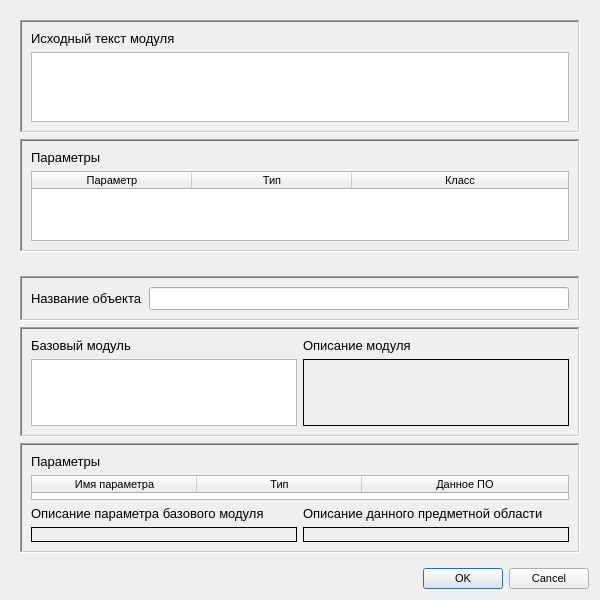
<?xml version="1.0" encoding="UTF-8"?>
<ui version="4.0">
 <class>QActorEditor</class>
 <widget class="QDialog" name="QActorEditor">
  <property name="windowModality">
   <enum>Qt::ApplicationModal</enum>
  </property>
  <property name="geometry">
   <rect>
    <x>0</x>
    <y>0</y>
    <width>600</width>
    <height>600</height>
   </rect>
  </property>
  <property name="sizePolicy">
   <sizepolicy hsizetype="Fixed" vsizetype="Fixed">
    <horstretch>0</horstretch>
    <verstretch>0</verstretch>
   </sizepolicy>
  </property>
  <property name="minimumSize">
   <size>
    <width>400</width>
    <height>400</height>
   </size>
  </property>
  <property name="maximumSize">
   <size>
    <width>800</width>
    <height>800</height>
   </size>
  </property>
  <property name="font">
   <font>
    <pointsize>8</pointsize>
   </font>
  </property>
  <property name="windowTitle">
   <string>Редактор объекта</string>
  </property>
  <property name="windowIcon">
   <iconset resource="../../resources.qrc">
    <normaloff>:/images/G.png</normaloff>:/images/G.png</iconset>
  </property>
  <property name="sizeGripEnabled">
   <bool>false</bool>
  </property>
  <property name="modal">
   <bool>true</bool>
  </property>
  <layout class="QVBoxLayout" name="verticalLayout_5">
   <item>
    <widget class="QWidget" name="inlineWidget" native="true">
     <layout class="QGridLayout" name="gridLayout_2" rowstretch="60,30">
      <item row="0" column="0">
       <widget class="QFrame" name="frame_4">
        <property name="frameShape">
         <enum>QFrame::WinPanel</enum>
        </property>
        <property name="frameShadow">
         <enum>QFrame::Sunken</enum>
        </property>
        <property name="lineWidth">
         <number>3</number>
        </property>
        <property name="midLineWidth">
         <number>1</number>
        </property>
        <layout class="QVBoxLayout" name="verticalLayout_10">
         <item>
          <widget class="QLabel" name="inlineModuleTxtLbl">
           <property name="font">
            <font>
             <pointsize>10</pointsize>
            </font>
           </property>
           <property name="text">
            <string>Исходный текст модуля</string>
           </property>
          </widget>
         </item>
         <item>
          <widget class="QCodeEditor" name="inlineModuleTxtEdt">
           <property name="maximumBlockCount">
            <number>0</number>
           </property>
          </widget>
         </item>
        </layout>
       </widget>
      </item>
      <item row="1" column="0">
       <widget class="QFrame" name="frame_5">
        <property name="frameShape">
         <enum>QFrame::WinPanel</enum>
        </property>
        <property name="frameShadow">
         <enum>QFrame::Sunken</enum>
        </property>
        <property name="lineWidth">
         <number>3</number>
        </property>
        <property name="midLineWidth">
         <number>1</number>
        </property>
        <layout class="QVBoxLayout" name="verticalLayout_9">
         <item>
          <layout class="QVBoxLayout" name="verticalLayout_4">
           <item>
            <widget class="QLabel" name="paramsInlineLbl">
             <property name="font">
              <font>
               <pointsize>10</pointsize>
              </font>
             </property>
             <property name="text">
              <string>Параметры</string>
             </property>
            </widget>
           </item>
           <item>
            <widget class="QTableWidget" name="paramsInlineTable">
             <property name="font">
              <font>
               <family>MS Sans Serif</family>
              </font>
             </property>
             <property name="editTriggers">
              <set>QAbstractItemView::NoEditTriggers</set>
             </property>
             <property name="showDropIndicator" stdset="0">
              <bool>false</bool>
             </property>
             <property name="dragDropOverwriteMode">
              <bool>false</bool>
             </property>
             <property name="selectionMode">
              <enum>QAbstractItemView::SingleSelection</enum>
             </property>
             <property name="selectionBehavior">
              <enum>QAbstractItemView::SelectRows</enum>
             </property>
             <property name="cornerButtonEnabled">
              <bool>false</bool>
             </property>
             <attribute name="horizontalHeaderCascadingSectionResizes">
              <bool>true</bool>
             </attribute>
             <attribute name="horizontalHeaderDefaultSectionSize">
              <number>160</number>
             </attribute>
             <attribute name="horizontalHeaderMinimumSectionSize">
              <number>160</number>
             </attribute>
             <attribute name="horizontalHeaderStretchLastSection">
              <bool>true</bool>
             </attribute>
             <attribute name="verticalHeaderDefaultSectionSize">
              <number>22</number>
             </attribute>
             <column>
              <property name="text">
               <string>Параметр</string>
              </property>
             </column>
             <column>
              <property name="text">
               <string>Тип</string>
              </property>
             </column>
             <column>
              <property name="text">
               <string>Класс</string>
              </property>
             </column>
            </widget>
           </item>
          </layout>
         </item>
        </layout>
       </widget>
      </item>
     </layout>
    </widget>
   </item>
   <item>
    <widget class="QWidget" name="normalWidget" native="true">
     <layout class="QVBoxLayout" name="verticalLayout_6">
      <item>
       <widget class="QFrame" name="frame_1">
        <property name="sizePolicy">
         <sizepolicy hsizetype="Preferred" vsizetype="Fixed">
          <horstretch>0</horstretch>
          <verstretch>0</verstretch>
         </sizepolicy>
        </property>
        <property name="frameShape">
         <enum>QFrame::WinPanel</enum>
        </property>
        <property name="frameShadow">
         <enum>QFrame::Sunken</enum>
        </property>
        <property name="lineWidth">
         <number>3</number>
        </property>
        <property name="midLineWidth">
         <number>1</number>
        </property>
        <layout class="QHBoxLayout" name="horizontalLayout_5">
         <item>
          <widget class="QLabel" name="actorNameLbl">
           <property name="font">
            <font>
             <pointsize>10</pointsize>
            </font>
           </property>
           <property name="frameShape">
            <enum>QFrame::NoFrame</enum>
           </property>
           <property name="text">
            <string>Название объекта</string>
           </property>
          </widget>
         </item>
         <item>
          <widget class="QLineEdit" name="actorNameEdt">
           <property name="font">
            <font>
             <pointsize>10</pointsize>
            </font>
           </property>
           <property name="maxLength">
            <number>254</number>
           </property>
          </widget>
         </item>
        </layout>
       </widget>
      </item>
      <item>
       <widget class="QFrame" name="frame_3">
        <property name="sizePolicy">
         <sizepolicy hsizetype="Preferred" vsizetype="MinimumExpanding">
          <horstretch>0</horstretch>
          <verstretch>0</verstretch>
         </sizepolicy>
        </property>
        <property name="frameShape">
         <enum>QFrame::WinPanel</enum>
        </property>
        <property name="frameShadow">
         <enum>QFrame::Sunken</enum>
        </property>
        <property name="lineWidth">
         <number>3</number>
        </property>
        <property name="midLineWidth">
         <number>1</number>
        </property>
        <layout class="QHBoxLayout" name="horizontalLayout_6">
         <item>
          <layout class="QVBoxLayout" name="verticalLayout">
           <item>
            <layout class="QHBoxLayout" name="horizontalLayout_2">
             <item>
              <widget class="QLabel" name="baseModuleLbl">
               <property name="font">
                <font>
                 <pointsize>10</pointsize>
                </font>
               </property>
               <property name="text">
                <string>Базовый модуль</string>
               </property>
              </widget>
             </item>
             <item>
              <widget class="QLabel" name="descriptionLbl">
               <property name="font">
                <font>
                 <pointsize>10</pointsize>
                </font>
               </property>
               <property name="text">
                <string>Описание модуля</string>
               </property>
              </widget>
             </item>
            </layout>
           </item>
           <item>
            <layout class="QHBoxLayout" name="horizontalLayout">
             <item>
              <widget class="QListWidget" name="baseModuleList"/>
             </item>
             <item>
              <widget class="QLabel" name="descriptionLbl_2">
               <property name="sizePolicy">
                <sizepolicy hsizetype="MinimumExpanding" vsizetype="MinimumExpanding">
                 <horstretch>0</horstretch>
                 <verstretch>0</verstretch>
                </sizepolicy>
               </property>
               <property name="minimumSize">
                <size>
                 <width>53</width>
                 <height>0</height>
                </size>
               </property>
               <property name="frameShape">
                <enum>QFrame::Box</enum>
               </property>
               <property name="text">
                <string/>
               </property>
               <property name="textFormat">
                <enum>Qt::PlainText</enum>
               </property>
               <property name="alignment">
                <set>Qt::AlignLeading|Qt::AlignLeft|Qt::AlignTop</set>
               </property>
               <property name="wordWrap">
                <bool>true</bool>
               </property>
               <property name="textInteractionFlags">
                <set>Qt::LinksAccessibleByMouse|Qt::TextSelectableByMouse</set>
               </property>
              </widget>
             </item>
            </layout>
           </item>
          </layout>
         </item>
        </layout>
       </widget>
      </item>
      <item>
       <widget class="QFrame" name="frame_2">
        <property name="sizePolicy">
         <sizepolicy hsizetype="Expanding" vsizetype="MinimumExpanding">
          <horstretch>0</horstretch>
          <verstretch>0</verstretch>
         </sizepolicy>
        </property>
        <property name="frameShape">
         <enum>QFrame::WinPanel</enum>
        </property>
        <property name="frameShadow">
         <enum>QFrame::Sunken</enum>
        </property>
        <property name="lineWidth">
         <number>3</number>
        </property>
        <property name="midLineWidth">
         <number>1</number>
        </property>
        <layout class="QGridLayout" name="gridLayout" rowstretch="50,50">
         <item row="0" column="0">
          <layout class="QVBoxLayout" name="verticalLayout_3">
           <item>
            <widget class="QLabel" name="paramsNormalLbl">
             <property name="font">
              <font>
               <pointsize>10</pointsize>
              </font>
             </property>
             <property name="text">
              <string>Параметры</string>
             </property>
            </widget>
           </item>
           <item>
            <widget class="QTableWidget" name="paramsNormalTable">
             <property name="focusPolicy">
              <enum>Qt::StrongFocus</enum>
             </property>
             <property name="editTriggers">
              <set>QAbstractItemView::DoubleClicked</set>
             </property>
             <property name="showDropIndicator" stdset="0">
              <bool>false</bool>
             </property>
             <property name="dragDropOverwriteMode">
              <bool>false</bool>
             </property>
             <property name="selectionMode">
              <enum>QAbstractItemView::SingleSelection</enum>
             </property>
             <property name="selectionBehavior">
              <enum>QAbstractItemView::SelectRows</enum>
             </property>
             <property name="cornerButtonEnabled">
              <bool>false</bool>
             </property>
             <attribute name="horizontalHeaderCascadingSectionResizes">
              <bool>true</bool>
             </attribute>
             <attribute name="horizontalHeaderDefaultSectionSize">
              <number>165</number>
             </attribute>
             <attribute name="horizontalHeaderMinimumSectionSize">
              <number>160</number>
             </attribute>
             <attribute name="horizontalHeaderStretchLastSection">
              <bool>true</bool>
             </attribute>
             <attribute name="verticalHeaderDefaultSectionSize">
              <number>22</number>
             </attribute>
             <column>
              <property name="text">
               <string>Имя параметра</string>
              </property>
             </column>
             <column>
              <property name="text">
               <string>Тип</string>
              </property>
             </column>
             <column>
              <property name="text">
               <string>Данное ПО</string>
              </property>
             </column>
            </widget>
           </item>
          </layout>
         </item>
         <item row="1" column="0">
          <layout class="QVBoxLayout" name="verticalLayout_2">
           <item>
            <layout class="QHBoxLayout" name="horizontalLayout_3">
             <item>
              <widget class="QLabel" name="descriptionBMLbl">
               <property name="font">
                <font>
                 <pointsize>10</pointsize>
                </font>
               </property>
               <property name="text">
                <string>Описание параметра базового модуля</string>
               </property>
              </widget>
             </item>
             <item>
              <widget class="QLabel" name="descriptionPOLbl">
               <property name="font">
                <font>
                 <pointsize>10</pointsize>
                </font>
               </property>
               <property name="text">
                <string>Описание данного предметной области</string>
               </property>
              </widget>
             </item>
            </layout>
           </item>
           <item>
            <layout class="QHBoxLayout" name="horizontalLayout_4">
             <item>
              <widget class="QLabel" name="descriptionBMLbl_2">
               <property name="sizePolicy">
                <sizepolicy hsizetype="Expanding" vsizetype="Expanding">
                 <horstretch>0</horstretch>
                 <verstretch>0</verstretch>
                </sizepolicy>
               </property>
               <property name="frameShape">
                <enum>QFrame::Box</enum>
               </property>
               <property name="frameShadow">
                <enum>QFrame::Plain</enum>
               </property>
               <property name="text">
                <string/>
               </property>
               <property name="textFormat">
                <enum>Qt::PlainText</enum>
               </property>
               <property name="alignment">
                <set>Qt::AlignLeading|Qt::AlignLeft|Qt::AlignTop</set>
               </property>
               <property name="wordWrap">
                <bool>true</bool>
               </property>
               <property name="textInteractionFlags">
                <set>Qt::LinksAccessibleByMouse|Qt::TextSelectableByMouse</set>
               </property>
              </widget>
             </item>
             <item>
              <widget class="QLabel" name="descriptionPOLbl_2">
               <property name="sizePolicy">
                <sizepolicy hsizetype="Expanding" vsizetype="Expanding">
                 <horstretch>0</horstretch>
                 <verstretch>0</verstretch>
                </sizepolicy>
               </property>
               <property name="frameShape">
                <enum>QFrame::Box</enum>
               </property>
               <property name="text">
                <string/>
               </property>
               <property name="textFormat">
                <enum>Qt::PlainText</enum>
               </property>
               <property name="alignment">
                <set>Qt::AlignLeading|Qt::AlignLeft|Qt::AlignTop</set>
               </property>
               <property name="wordWrap">
                <bool>true</bool>
               </property>
               <property name="textInteractionFlags">
                <set>Qt::LinksAccessibleByMouse|Qt::TextSelectableByMouse</set>
               </property>
              </widget>
             </item>
            </layout>
           </item>
          </layout>
         </item>
        </layout>
       </widget>
      </item>
     </layout>
    </widget>
   </item>
   <item>
    <widget class="QDialogButtonBox" name="buttonBox">
     <property name="orientation">
      <enum>Qt::Horizontal</enum>
     </property>
     <property name="standardButtons">
      <set>QDialogButtonBox::Cancel|QDialogButtonBox::Ok</set>
     </property>
     <property name="centerButtons">
      <bool>false</bool>
     </property>
    </widget>
   </item>
  </layout>
 </widget>
 <customwidgets>
  <customwidget>
   <class>QCodeEditor</class>
   <extends>QPlainTextEdit</extends>
   <header>../../src/editor/qcodeeditor.h</header>
  </customwidget>
 </customwidgets>
 <tabstops>
  <tabstop>actorNameEdt</tabstop>
  <tabstop>baseModuleList</tabstop>
  <tabstop>paramsNormalTable</tabstop>
  <tabstop>inlineModuleTxtEdt</tabstop>
  <tabstop>paramsInlineTable</tabstop>
 </tabstops>
 <resources>
  <include location="../../resources.qrc"/>
 </resources>
 <connections/>
 <designerdata>
  <property name="gridDeltaX">
   <number>10</number>
  </property>
  <property name="gridDeltaY">
   <number>10</number>
  </property>
  <property name="gridSnapX">
   <bool>true</bool>
  </property>
  <property name="gridSnapY">
   <bool>true</bool>
  </property>
  <property name="gridVisible">
   <bool>true</bool>
  </property>
 </designerdata>
 <slots>
  <slot>enableOkButton()</slot>
 </slots>
</ui>
